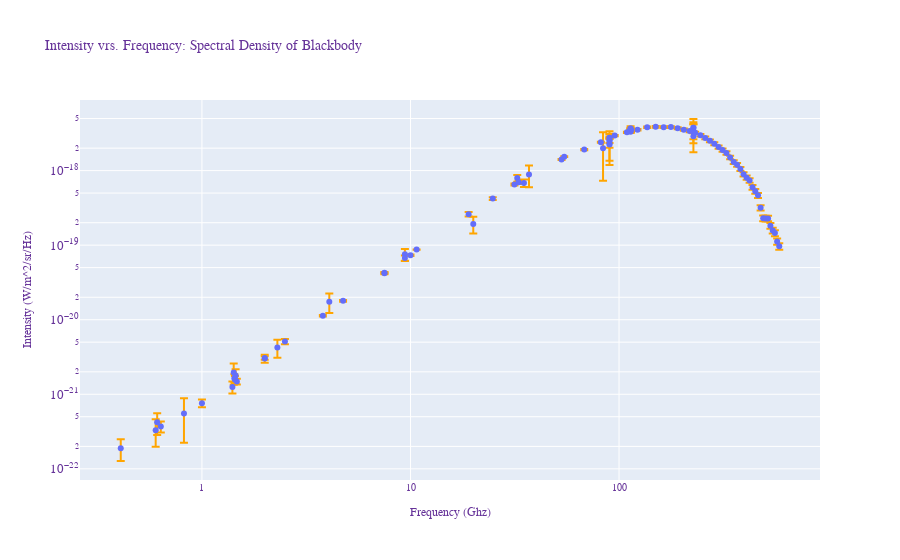

The code cell stored with this chart in its notebook:
### Markdown cell above
Part 2)  (3 pts)

Make a plot of the data with errorbars vs frequency [GHz]
- use log scale for both x and y axes
- set x-ticks at 0.1, 1, 10, 100, 1000 GHz

### Code cell
fig = go.Figure(data=go.Scatter(
        x=cmb_intensity_data['frequency'],
        y=cmb_intensity_data['intensity'],
        error_y=dict(
            type='data', # value of error bar given in data coordinates
            array=cmb_intensity_data['error'],
            color='orange')
   ,mode='markers' ))


fig.update_layout(
    title="Intensity vrs. Frequency: Spectral Density of Blackbody",
    xaxis_title="Frequency (Ghz)",
    yaxis_title="Intensity (W/m^2/sr/Hz)",
    legend_title="error",
    font=dict(
        family="Courier New, monospace",
        size=10,
        color="RebeccaPurple"
    ),
      xaxis = dict(
        tickmode = 'array',
        tickvals = [.1,1,10,100,1000],
    )
)


fig.update_xaxes(type="log")
fig.update_yaxes(type="log")


fig.show()
